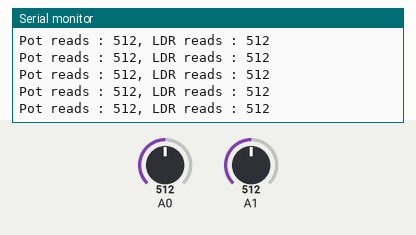
Bench run of a sketch on a simulated Arduino Uno, built with avr-gcc and run on an emulated ATmega328P. Shown: the last lines printed to the serial monitor. The inputs (shaded band) are chosen by the test bench; at power-on: A0 = 512, A1 = 512.

Above: at 7.2 s.
7.3 s: A0 set to 985
At 7.36 s:
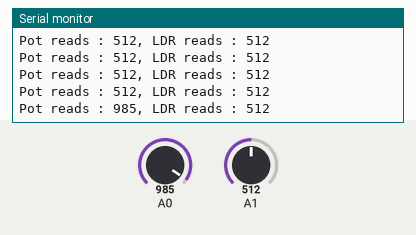
10.3 s: A0 set to 1006
At 10.38 s:
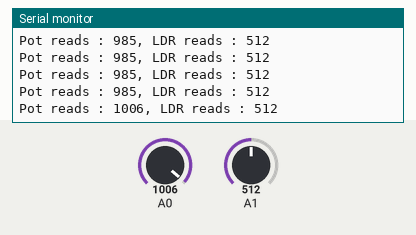
Timing chart, 0 to 12.8 s (numbered marks = the images above; inputs shaded):
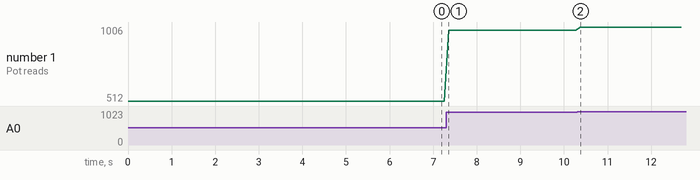

The sketch:

Basics5.ino
```cpp
void setup()
{
  // set up the serial port to 9,600 bits per second
  Serial.begin(9600);
}

void loop()
{
  // write out the analog values from pot and LDR
  Serial.print("Pot reads : ");
  Serial.print(analogRead(0));
  Serial.print(", LDR reads : ");
  Serial.println(analogRead(1));

  delay(100);

}
```

Measured:
- after the input at 7.3 s, the serial monitor: prints a new line after 0.05 s (image 1)
- after the input at 10.3 s, the serial monitor: prints a new line after 0.08 s (image 2)
- plotted number 1: 512 → 985 after the input at 7.3 s, 985 → 1006 after the input at 10.3 s
